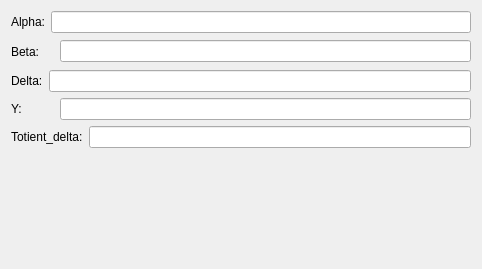
<?xml version="1.0" encoding="UTF-8"?>
<ui version="4.0">
 <class>ParamsGUI</class>
 <widget class="QWidget" name="ParamsGUI">
  <property name="geometry">
   <rect>
    <x>0</x>
    <y>0</y>
    <width>482</width>
    <height>269</height>
   </rect>
  </property>
  <property name="windowTitle">
   <string>Session Parameters</string>
  </property>
  <layout class="QVBoxLayout" name="verticalLayout">
   <item>
    <layout class="QHBoxLayout" name="horizontalLayout">
     <item>
      <widget class="QLabel" name="label_alpha">
       <property name="text">
        <string>Alpha:</string>
       </property>
      </widget>
     </item>
     <item>
      <widget class="QLineEdit" name="lineEdit_alpha">
       <property name="palette">
        <palette>
         <active>
          <colorrole role="PlaceholderText">
           <brush brushstyle="SolidPattern">
            <color alpha="255">
             <red>136</red>
             <green>138</green>
             <blue>133</blue>
            </color>
           </brush>
          </colorrole>
         </active>
         <inactive>
          <colorrole role="PlaceholderText">
           <brush brushstyle="SolidPattern">
            <color alpha="255">
             <red>136</red>
             <green>138</green>
             <blue>133</blue>
            </color>
           </brush>
          </colorrole>
         </inactive>
         <disabled>
          <colorrole role="PlaceholderText">
           <brush brushstyle="SolidPattern">
            <color alpha="255">
             <red>136</red>
             <green>138</green>
             <blue>133</blue>
            </color>
           </brush>
          </colorrole>
         </disabled>
        </palette>
       </property>
       <property name="readOnly">
        <bool>true</bool>
       </property>
      </widget>
     </item>
    </layout>
   </item>
   <item>
    <layout class="QHBoxLayout" name="horizontalLayout_2">
     <item>
      <widget class="QLabel" name="label_beta">
       <property name="sizePolicy">
        <sizepolicy hsizetype="Fixed" vsizetype="Preferred">
         <horstretch>0</horstretch>
         <verstretch>0</verstretch>
        </sizepolicy>
       </property>
       <property name="minimumSize">
        <size>
         <width>43</width>
         <height>25</height>
        </size>
       </property>
       <property name="text">
        <string>Beta:</string>
       </property>
      </widget>
     </item>
     <item>
      <widget class="QLineEdit" name="lineEdit_beta">
       <property name="readOnly">
        <bool>true</bool>
       </property>
      </widget>
     </item>
    </layout>
   </item>
   <item>
    <layout class="QHBoxLayout" name="horizontalLayout_3">
     <item>
      <widget class="QLabel" name="label_delta">
       <property name="text">
        <string>Delta:</string>
       </property>
      </widget>
     </item>
     <item>
      <widget class="QLineEdit" name="lineEdit_delta">
       <property name="readOnly">
        <bool>true</bool>
       </property>
      </widget>
     </item>
    </layout>
   </item>
   <item>
    <layout class="QHBoxLayout" name="horizontalLayout_4">
     <item>
      <widget class="QLabel" name="label_y">
       <property name="sizePolicy">
        <sizepolicy hsizetype="Fixed" vsizetype="Maximum">
         <horstretch>0</horstretch>
         <verstretch>0</verstretch>
        </sizepolicy>
       </property>
       <property name="minimumSize">
        <size>
         <width>43</width>
         <height>0</height>
        </size>
       </property>
       <property name="text">
        <string>Y:</string>
       </property>
      </widget>
     </item>
     <item>
      <widget class="QLineEdit" name="lineEdit_y">
       <property name="readOnly">
        <bool>true</bool>
       </property>
      </widget>
     </item>
    </layout>
   </item>
   <item>
    <layout class="QHBoxLayout" name="horizontalLayout_5">
     <item>
      <widget class="QLabel" name="label_totdelta">
       <property name="text">
        <string>Totient_delta:</string>
       </property>
      </widget>
     </item>
     <item>
      <widget class="QLineEdit" name="lineEdit_totdelta">
       <property name="palette">
        <palette>
         <active>
          <colorrole role="PlaceholderText">
           <brush brushstyle="SolidPattern">
            <color alpha="255">
             <red>136</red>
             <green>138</green>
             <blue>133</blue>
            </color>
           </brush>
          </colorrole>
         </active>
         <inactive>
          <colorrole role="PlaceholderText">
           <brush brushstyle="SolidPattern">
            <color alpha="255">
             <red>136</red>
             <green>138</green>
             <blue>133</blue>
            </color>
           </brush>
          </colorrole>
         </inactive>
         <disabled>
          <colorrole role="PlaceholderText">
           <brush brushstyle="SolidPattern">
            <color alpha="255">
             <red>136</red>
             <green>138</green>
             <blue>133</blue>
            </color>
           </brush>
          </colorrole>
         </disabled>
        </palette>
       </property>
       <property name="readOnly">
        <bool>true</bool>
       </property>
      </widget>
     </item>
    </layout>
   </item>
   <item>
    <spacer name="verticalSpacer">
     <property name="orientation">
      <enum>Qt::Vertical</enum>
     </property>
     <property name="sizeHint" stdset="0">
      <size>
       <width>20</width>
       <height>40</height>
      </size>
     </property>
    </spacer>
   </item>
  </layout>
 </widget>
 <resources/>
 <connections/>
</ui>
